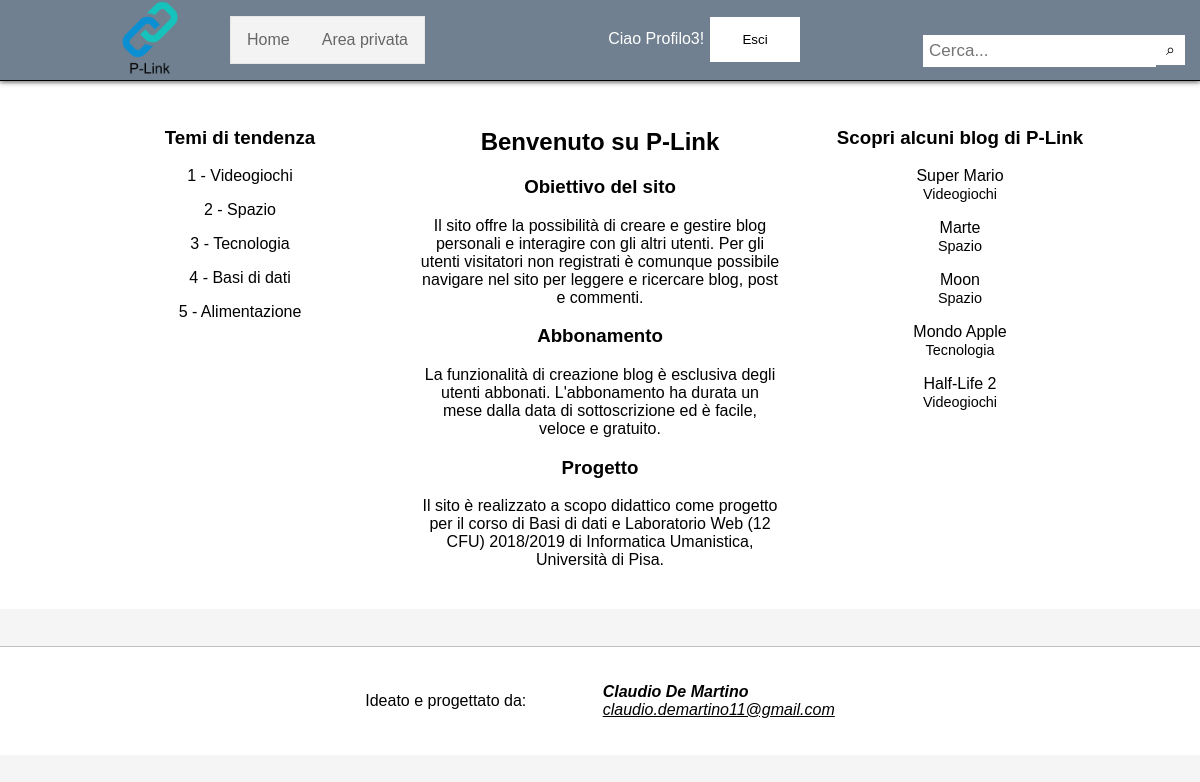
Page /Codice/index.php (signed in) on the committed database.
### tables this page shows
CREATE TABLE `tema` (
  `nome` varchar(20) NOT NULL,
  `popolarita` smallint(6) NOT NULL DEFAULT '0'
);

CREATE TABLE `argomento` (
  `nomeTema` varchar(20) NOT NULL,
  `blog_idArg` smallint(6) NOT NULL
);

CREATE TABLE `blog` (
  `blog_id` smallint(6) NOT NULL,
  `nomeBlog` varchar(20) NOT NULL,
  `graficaBlog` varchar(20) NOT NULL DEFAULT 'Default.css'
);

### Codice/index.php (the view, shortened to what this page needs)
<!DOCTYPE html>
<html lang="it">
    <head>
        <link rel="stylesheet" href="Default.css" />
    </head>
    <body>
        <div id="page-container">
            <div id="content-wrap">
                <header>
                    <div class="header">
                        <img src="img/logo.png" id="logo" alt="Logo"/>
                        <ul>
                            <li><a href="index.php">Home</a></li>
                            <li><a href="userpage.php">Area privata</a></li>
                        </ul>
                        <div class="menu">
                            <?php
                                if (!isset($_SESSION["login"]) OR ($_SESSION["login"] != "OK")) : ?>
                                    <input type="button" class="button" value="Accedi" onclick="location.href='accedi.php'" id="linkLogin" />
                                    <input type="button" class="button" value="Registrati" onclick="location.href='registrazione.php'" id="linkRec" />
                                <?php else : ?>
                                    <span id='menuLogin'><?php echo "Ciao $_SESSION[nickname]!\t"?></span>
                                    <input type="button" class="button" value="Esci" onclick="location.href='logout.php'" id="linkLogout" />
                                <?php endif;
                            ?>
                        </div>
                        <div class="search-container">
                            <form action="search.php" method="get">
                                <input type="text" placeholder="Cerca..." name="search">
                                <input type="submit" id="searchSubmit" value="&#x02315;"/>
                            </form>
                        </div>
                    </div>
                </header>
                <div class="content">
                    <div class="container">
                        <div class="column" class="tendenza">
                            <h3>Temi di tendenza</h3>
                            <?php
                                include ("connect.php");
                                $sql = "SELECT `nome` FROM `tema` ORDER BY `popolarita` DESC LIMIT 5";
                                $result0 = mysqli_query($link, $sql);
                                $rowsTemi = mysqli_num_rows($result0);
                                $conta = 1;
                                if ($rowsTemi > 0) :
                                    while ($fetchTemi = mysqli_fetch_assoc($result0)) : ?>
                                        <p class="temiTendenza"><?php echo "$conta"." - ";
                                            echo "$fetchTemi[nome]"; ?>
                                        </p>
                                        <?php $conta = $conta + 1;
                                    endwhile;
                                else : ?>
                                    <p>Non ci sono temi di tendenza in questo momento.</p>
                                <?php endif;
                            ?>
                        </div>
                        <div class="column" id="infoSito">
                            <h2>Benvenuto su P-Link</h2>
                            <h3>Obiettivo del sito</h3>
                            <p>Il sito offre la possibilit&agrave; di creare e gestire blog personali e interagire con gli altri utenti. Per gli utenti visitatori non registrati &egrave; comunque possibile navigare nel sito per leggere e ricercare blog, post e commenti.</p>
                            <h3>Abbonamento</h3>
                            <p>La funzionalit&agrave; di creazione blog &egrave; esclusiva degli utenti abbonati. L'abbonamento ha durata un mese dalla data di sottoscrizione ed &egrave; facile, veloce e gratuito.</p>
                            <h3>Progetto</h3>
                            <p>Il sito &egrave; realizzato a scopo didattico come progetto per il corso di Basi di dati e Laboratorio Web (12 CFU) 2018/2019 di Informatica Umanistica, Universit&agrave; di Pisa. </p>
                        </div>
                        <div class="column" id="randomBlog">
                            <h3>Scopri alcuni blog di P-Link</h3>
                            <?php
                                $sql = "SELECT `nomeBlog`, `nomeTema`, `blog_id` FROM `blog` AS b, `argomento` AS a WHERE b.`blog_id` = a.`blog_idArg` ORDER BY RAND() LIMIT 5";
                                $result1 = mysqli_query($link, $sql);
                                $rowsBlog = mysqli_num_rows($result1);
                                if ($rowsBlog > 0) :
                                    while ($fetchBlog = mysqli_fetch_assoc($result1)) : ?>
                                        <p class="randomBlog" onclick="apriBlog(this)"><span id="nome"><?php echo "$fetchBlog[nomeBlog]"; ?></span><br>
                                            <span id="tema"><?php echo "$fetchBlog[nomeTema]"; ?></span>
                                        </p>
                                    <?php endwhile;
                                else : ?>
                                    <p>Non ci sono blog in questo momento.</p>
                                <?php endif;
                            ?>
                        </div>
                    </div>
                </div>
            </div>
            <footer>
                <div class="footer">
                    <p>Ideato e progettato da: </p>
                    <address>
                        <b>Claudio De Martino</b><br />
                        <a href="mailto:claudio.demartino11@gmail.com">claudio.demartino11@gmail.com</a>
                    </address>
                </div>
            </footer>
        </div>
    </body>
</html>

### Codice/Default.css (style rules this page uses)
* { box-sizing: border-box; }
body { font-family: Arial, sans-serif; margin: 0; padding: 0; background-color: #F5F5F5; }
#page-container { position: relative; min-height: 70vh; }
#content-wrap { padding-bottom: 2%; }
header { margin: auto; position: fixed; top: 0; width: 100%; background-color: #708090; border-bottom: 1px solid #000000; box-shadow: 0px 1px 5px 0px rgba(50, 50, 50, 0.75); }
.header { text-align: center; }
.header > #logo { display: inline-block; vertical-align: middle; max-width: 80px; max-height: 80px; }
#logo { max-width: 300px; max-height: 300px; }
.header ul { list-style-type: none; margin: 0; margin-left: 3%; padding: 0; overflow: hidden; border: 1px solid #E7E7E7; background-color: #F3F3F3; display: inline-block; vertical-align: middle; }
.header li { float: left; }
.header li a { display: block; color: #666666; text-align: center; padding: 14px 16px; text-decoration: none; }
.menu { margin: 1%; display: inline-block; width: 30%; text-align: right; }
#menuLogin { color: #FFFFFF; }
#linkRec, #linkLogin, #linkLogout { background-color: #FFFFFF; margin: 0.5%; }
.search-container { float: right; display: inline-block; }
.search-container input[type=text] { border: none; margin: auto; padding: 6px; font-size: 17px; margin-top: 35px; }
#searchSubmit { float: right; border: none; font-size: inherit; background-color: #FFFFFF; padding: 6px 10px; margin-top: 35px; margin-right: 15px; }
.content { background-color: #FFFFFF; margin: 7% 0% 2% 0%; padding: 2% 5%; text-align: center; }
.container { display: flex; flex-direction: row; }
.column { flex: 1 1 0px; }
p.randomBlog, span.nomeBlog { cursor: pointer; }
span.autoreBlog, #tema { font-size: 90%; }
.button { border: none; text-decoration: none; padding: 15px 32px; text-align: center; cursor: pointer; }
footer { position: absolute; bottom: 0; width: 100%; height: 2%; background-color: #FFFFFF; color: #000000; border-top: 1px solid #C0C0C0; text-align: center; }
.footer { background-color: #FFFFFF; }
footer p { display: inline-block; vertical-align: middle; }
div.footer p:first-child { margin: 3%; }
footer address { text-align: left; display: inline-block; margin: 3%; vertical-align: middle; }
footer address a { color: #000000; }

### rows in the picture
tema: nome "Videogiochi"
tema: nome "Spazio"
tema: nome "Tecnologia"
tema: nome "Basi di dati"
tema: nome "Alimentazione"
argomento: blog_idArg.nomeBlog "Super Mario", nomeTema "Videogiochi"
argomento: blog_idArg.nomeBlog "Marte", nomeTema "Spazio"
argomento: blog_idArg.nomeBlog "Moon", nomeTema "Spazio"
argomento: blog_idArg.nomeBlog "Mondo Apple", nomeTema "Tecnologia"
argomento: blog_idArg.nomeBlog "Half-Life 2", nomeTema "Videogiochi"

### other values in the picture
$_SESSION[nickname] "Profilo3"
